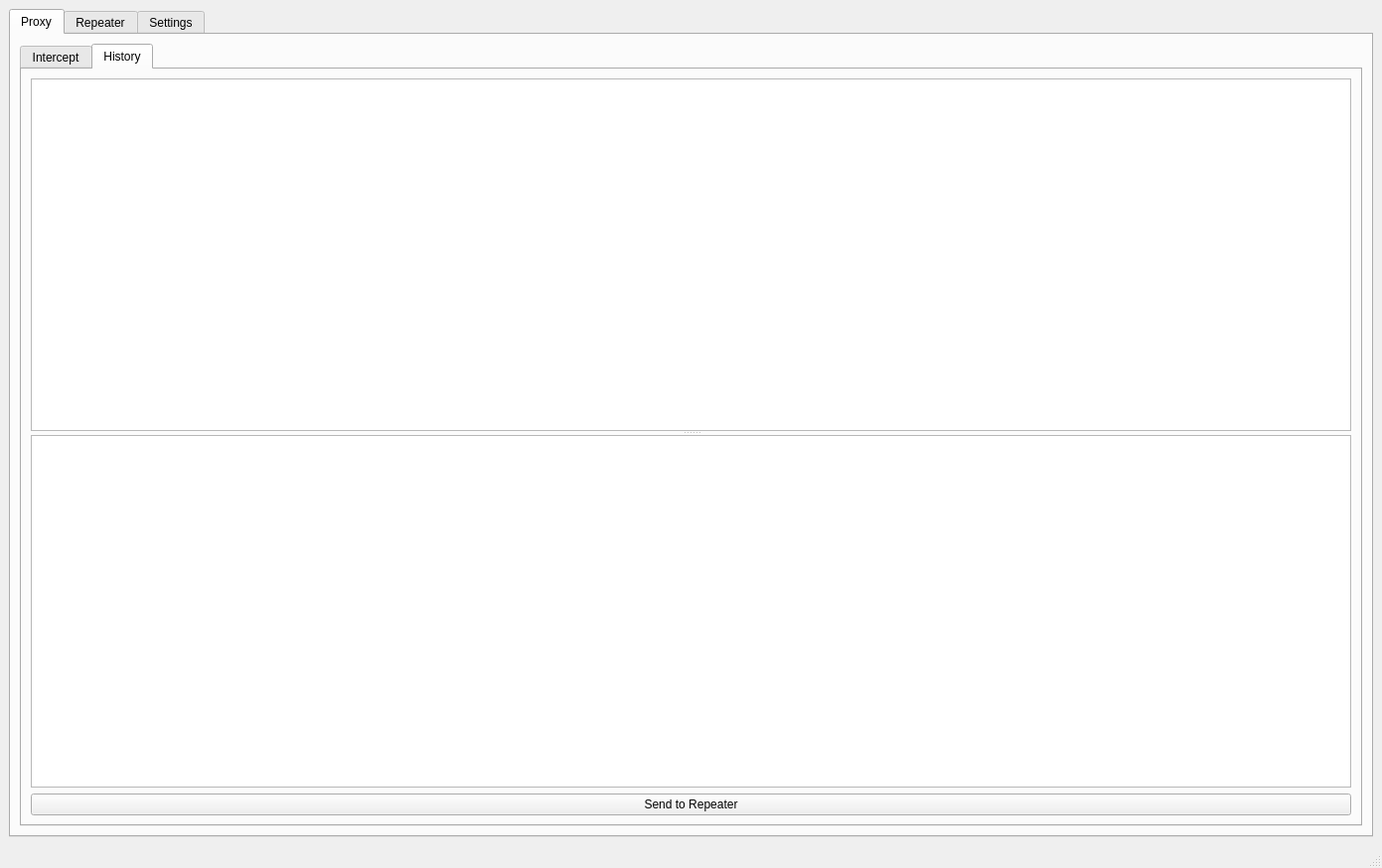
<?xml version="1.0" encoding="UTF-8"?>
<ui version="4.0">
 <class>MainWindow</class>
 <widget class="QMainWindow" name="MainWindow">
  <property name="geometry">
   <rect>
    <x>0</x>
    <y>0</y>
    <width>1391</width>
    <height>874</height>
   </rect>
  </property>
  <property name="windowTitle">
   <string>MainWindow</string>
  </property>
  <widget class="QWidget" name="centralwidget">
   <layout class="QGridLayout" name="gridLayout">
    <item row="0" column="0">
     <widget class="QTabWidget" name="tabWidget">
      <property name="currentIndex">
       <number>0</number>
      </property>
      <widget class="QWidget" name="tab_proxy">
       <attribute name="title">
        <string>Proxy</string>
       </attribute>
       <layout class="QGridLayout" name="gridLayout_2">
        <item row="0" column="0">
         <widget class="QTabWidget" name="tabWidget_2">
          <property name="currentIndex">
           <number>1</number>
          </property>
          <widget class="QWidget" name="tab_proxy_intercept">
           <attribute name="title">
            <string>Intercept</string>
           </attribute>
          </widget>
          <widget class="QWidget" name="tab_proxy_history">
           <attribute name="title">
            <string>History</string>
           </attribute>
           <layout class="QVBoxLayout" name="verticalLayout">
            <item>
             <widget class="QSplitter" name="splitter">
              <property name="orientation">
               <enum>Qt::Vertical</enum>
              </property>
              <widget class="QTableWidget" name="proxy_history_table">
               <property name="autoFillBackground">
                <bool>true</bool>
               </property>
               <property name="styleSheet">
                <string notr="true">QHeaderView::section { 
	background-color:#dcdee3;
	border-radius: 45px;
	
}</string>
               </property>
               <property name="editTriggers">
                <set>QAbstractItemView::NoEditTriggers</set>
               </property>
               <property name="alternatingRowColors">
                <bool>false</bool>
               </property>
               <property name="selectionMode">
                <enum>QAbstractItemView::SingleSelection</enum>
               </property>
               <property name="selectionBehavior">
                <enum>QAbstractItemView::SelectRows</enum>
               </property>
               <property name="showGrid">
                <bool>true</bool>
               </property>
               <property name="gridStyle">
                <enum>Qt::SolidLine</enum>
               </property>
               <property name="sortingEnabled">
                <bool>true</bool>
               </property>
               <property name="rowCount">
                <number>0</number>
               </property>
               <property name="columnCount">
                <number>7</number>
               </property>
               <attribute name="horizontalHeaderVisible">
                <bool>false</bool>
               </attribute>
               <attribute name="horizontalHeaderCascadingSectionResizes">
                <bool>false</bool>
               </attribute>
               <attribute name="horizontalHeaderDefaultSectionSize">
                <number>100</number>
               </attribute>
               <attribute name="horizontalHeaderStretchLastSection">
                <bool>false</bool>
               </attribute>
               <attribute name="verticalHeaderVisible">
                <bool>false</bool>
               </attribute>
               <attribute name="verticalHeaderDefaultSectionSize">
                <number>20</number>
               </attribute>
               <attribute name="verticalHeaderHighlightSections">
                <bool>false</bool>
               </attribute>
               <attribute name="verticalHeaderMinimumSectionSize">
                <number>0</number>
               </attribute>
               <attribute name="verticalHeaderShowSortIndicator" stdset="0">
                <bool>false</bool>
               </attribute>
               <attribute name="verticalHeaderStretchLastSection">
                <bool>false</bool>
               </attribute>
               <column>
                <property name="text">
                 <string>#</string>
                </property>
                <property name="textAlignment">
                 <set>AlignCenter</set>
                </property>
                <property name="background">
                 <color>
                  <red>255</red>
                  <green>255</green>
                  <blue>255</blue>
                 </color>
                </property>
                <property name="foreground">
                 <brush brushstyle="SolidPattern">
                  <color alpha="255">
                   <red>0</red>
                   <green>0</green>
                   <blue>0</blue>
                  </color>
                 </brush>
                </property>
               </column>
               <column>
                <property name="text">
                 <string>Server Type</string>
                </property>
                <property name="textAlignment">
                 <set>AlignCenter</set>
                </property>
               </column>
               <column>
                <property name="text">
                 <string>Time</string>
                </property>
                <property name="textAlignment">
                 <set>AlignCenter</set>
                </property>
               </column>
               <column>
                <property name="text">
                 <string>Request/Response/Payload</string>
                </property>
                <property name="textAlignment">
                 <set>AlignCenter</set>
                </property>
               </column>
               <column>
                <property name="text">
                 <string>Grain</string>
                </property>
                <property name="textAlignment">
                 <set>AlignCenter</set>
                </property>
               </column>
               <column>
                <property name="text">
                 <string>Proxy Authority</string>
                </property>
                <property name="textAlignment">
                 <set>AlignCenter</set>
                </property>
               </column>
               <column>
                <property name="text">
                 <string>Server Authority</string>
                </property>
                <property name="textAlignment">
                 <set>AlignCenter</set>
                </property>
               </column>
              </widget>
              <widget class="QTextEdit" name="proxy_packet_edit">
               <property name="font">
                <font>
                 <pointsize>12</pointsize>
                </font>
               </property>
               <property name="readOnly">
                <bool>true</bool>
               </property>
              </widget>
             </widget>
            </item>
            <item>
             <widget class="QPushButton" name="pushButton">
              <property name="text">
               <string>Send to Repeater</string>
              </property>
             </widget>
            </item>
           </layout>
          </widget>
         </widget>
        </item>
       </layout>
      </widget>
      <widget class="QWidget" name="tab_repeater">
       <attribute name="title">
        <string>Repeater</string>
       </attribute>
       <layout class="QVBoxLayout" name="verticalLayout_2">
        <item>
         <widget class="QTextEdit" name="repeater_edit">
          <property name="readOnly">
           <bool>false</bool>
          </property>
         </widget>
        </item>
        <item>
         <widget class="QPushButton" name="pushButton_2">
          <property name="minimumSize">
           <size>
            <width>0</width>
            <height>50</height>
           </size>
          </property>
          <property name="text">
           <string>Send</string>
          </property>
         </widget>
        </item>
        <item>
         <widget class="QWidget" name="widget" native="true"/>
        </item>
       </layout>
      </widget>
      <widget class="QWidget" name="tab_settings">
       <attribute name="title">
        <string>Settings</string>
       </attribute>
      </widget>
     </widget>
    </item>
   </layout>
  </widget>
  <widget class="QMenuBar" name="menubar">
   <property name="geometry">
    <rect>
     <x>0</x>
     <y>0</y>
     <width>1391</width>
     <height>21</height>
    </rect>
   </property>
  </widget>
  <widget class="QStatusBar" name="statusbar"/>
 </widget>
 <resources/>
 <connections/>
</ui>
